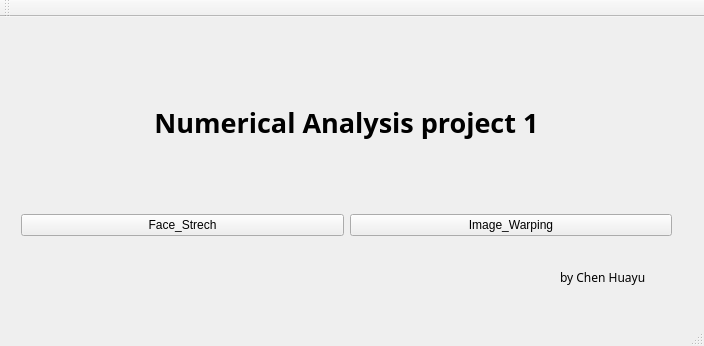
<?xml version="1.0" encoding="UTF-8"?>
<ui version="4.0">
 <class>Face_Strech_UIClass</class>
 <widget class="QMainWindow" name="Face_Strech_UIClass">
  <property name="geometry">
   <rect>
    <x>0</x>
    <y>0</y>
    <width>704</width>
    <height>346</height>
   </rect>
  </property>
  <property name="windowTitle">
   <string>Face_Strech_UI</string>
  </property>
  <widget class="QWidget" name="centralWidget">
   <widget class="QLabel" name="label_2">
    <property name="geometry">
     <rect>
      <x>560</x>
      <y>240</y>
      <width>611</width>
      <height>41</height>
     </rect>
    </property>
    <property name="font">
     <font>
      <family>3ds</family>
      <pointsize>9</pointsize>
      <weight>50</weight>
      <bold>false</bold>
     </font>
    </property>
    <property name="text">
     <string>by Chen Huayu</string>
    </property>
   </widget>
   <widget class="QWidget" name="verticalLayoutWidget">
    <property name="geometry">
     <rect>
      <x>10</x>
      <y>9</y>
      <width>673</width>
      <height>221</height>
     </rect>
    </property>
    <layout class="QVBoxLayout" name="verticalLayout">
     <item>
      <widget class="QLabel" name="label">
       <property name="font">
        <font>
         <family>3ds</family>
         <pointsize>20</pointsize>
         <weight>75</weight>
         <bold>true</bold>
        </font>
       </property>
       <property name="text">
        <string>Numerical Analysis project 1</string>
       </property>
       <property name="alignment">
        <set>Qt::AlignCenter</set>
       </property>
      </widget>
     </item>
     <item>
      <layout class="QHBoxLayout" name="horizontalLayout">
       <item>
        <widget class="QPushButton" name="strech">
         <property name="text">
          <string>Face_Strech</string>
         </property>
        </widget>
       </item>
       <item>
        <widget class="QPushButton" name="warping">
         <property name="text">
          <string>Image_Warping</string>
         </property>
        </widget>
       </item>
      </layout>
     </item>
    </layout>
   </widget>
  </widget>
  <widget class="QMenuBar" name="menuBar">
   <property name="geometry">
    <rect>
     <x>0</x>
     <y>0</y>
     <width>704</width>
     <height>26</height>
    </rect>
   </property>
  </widget>
  <widget class="QToolBar" name="mainToolBar">
   <attribute name="toolBarArea">
    <enum>TopToolBarArea</enum>
   </attribute>
   <attribute name="toolBarBreak">
    <bool>false</bool>
   </attribute>
  </widget>
  <widget class="QStatusBar" name="statusBar"/>
 </widget>
 <layoutdefault spacing="6" margin="11"/>
 <resources>
  <include location="Face_Strech_UI.qrc"/>
 </resources>
 <connections/>
</ui>
